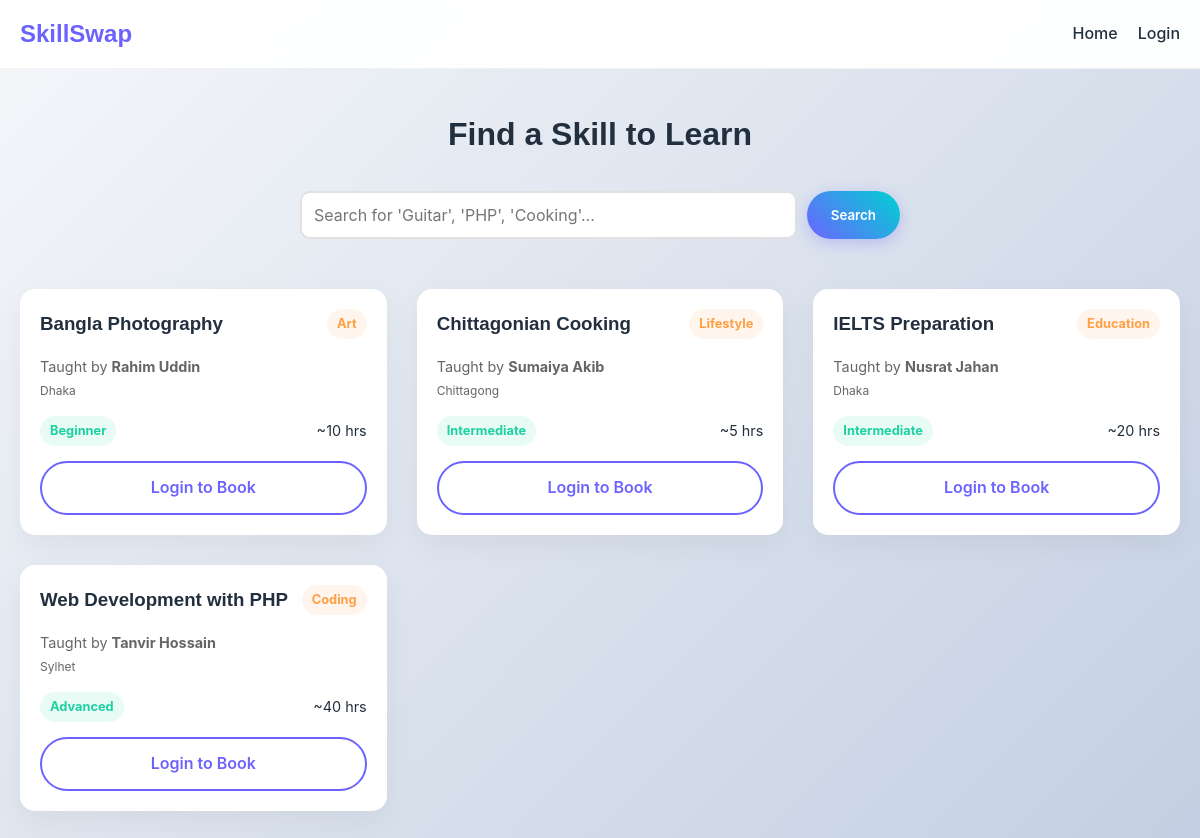
/skillswap/skills.php, run on the app's committed database.
### tables this page shows
CREATE TABLE teaches (
    teacher_id INT,
    skill_id INT,
    proficiency_level VARCHAR(100),

    PRIMARY KEY (teacher_id, skill_id),

    FOREIGN KEY (teacher_id) REFERENCES teacher(teacher_id)
        ON DELETE CASCADE,
    FOREIGN KEY (skill_id) REFERENCES skill(skill_id)
        ON DELETE CASCADE
);

CREATE TABLE skill (
    skill_id INT AUTO_INCREMENT PRIMARY KEY,
    title VARCHAR(200) NOT NULL,
    category VARCHAR(100),
    difficulty_level VARCHAR(50),
    difficulty_notes VARCHAR(255),
    est_learning_time INT,
    is_verified BOOLEAN DEFAULT FALSE
);

CREATE TABLE user (
    user_id INT AUTO_INCREMENT PRIMARY KEY,
    
    first_name VARCHAR(50),
    last_name VARCHAR(50),
    email VARCHAR(120) UNIQUE NOT NULL,
    password VARCHAR(100) NOT NULL,
    role ENUM('admin','user') DEFAULT 'user',
    preferred_language VARCHAR(50),
    city VARCHAR(80),
    country VARCHAR(80),

    skillpoints INT DEFAULT 0
);

### skillswap/skills.php (the view, shortened to what this page needs)
<?php
include 'includes/db.php';
$where = "WHERE 1";
$user_city = "";
$sql = "SELECT t.*, u.first_name, u.last_name, u.city, s.title, s.category, s.difficulty_level, s.est_learning_time,
        (CASE WHEN u.city = '$user_city' AND '$user_city' != '' THEN 1 ELSE 0 END) as is_nearby
        FROM teaches t
        JOIN user u ON t.teacher_id = u.user_id
        JOIN skill s ON t.skill_id = s.skill_id
        $where
        ORDER BY is_nearby DESC, s.title ASC";
$result = $conn->query($sql);
?>
<!DOCTYPE html>
<html lang="en">
<head>
    <link rel="stylesheet" href="css/style.css">
</head>
<body>
<header>
    <div class="container">
        <nav>
            <a href="index.php" class="logo">SkillSwap</a>
            <div class="nav-links">
                <a href="index.php">Home</a>
                <?php if(isset($_SESSION['user_id'])): ?>
                    <a href="dashboard.php">Dashboard</a>
                    <a href="logout.php" class="btn btn-outline">Logout</a>
                <?php else: ?>
                    <a href="login.php">Login</a>
                <?php endif; ?>
            </div>
        </nav>
    </div>
</header>
<div class="container" style="padding: 40px 20px;">
    <h1 style="text-align: center; margin-bottom: 30px;">Find a Skill to Learn</h1>
    <form action="" method="GET" style="max-width: 600px; margin: 0 auto 50px; display: flex; gap: 10px;">
        <input type="text" name="search" placeholder="Search for 'Guitar', 'PHP', 'Cooking'..." value="<?php echo isset($_GET['search']) ? htmlspecialchars($_GET['search']) : ''; ?>">
        <button type="submit" class="btn btn-primary">Search</button>
    </form>
    <div class="grid-3">
        <?php if($result->num_rows > 0): ?>
            <?php while($row = $result->fetch_assoc()): ?>
                <div class="card">
                    <span class="badge badge-warning" style="float: right;"><?php echo $row['category']; ?></span>
                    <h3><?php echo $row['title']; ?></h3>
                    <p style="color: #666; font-size: 0.9rem; margin-bottom: 15px;">
                        Taught by <strong><?php echo $row['first_name'] . ' ' . $row['last_name']; ?></strong><br>
                        <small><?php echo $row['city']; ?>
                        </small>
                    </p>
                    <div style="display: flex; justify-content: space-between; align-items: center; margin-bottom: 15px;">
                        <span class="badge badge-success"><?php echo $row['difficulty_level']; ?></span>
                        <span style="font-size: 0.9rem;">~<?php echo $row['est_learning_time']; ?> hrs</span>
                    </div>
                    <?php if(isset($_SESSION['user_id']) && $_SESSION['user_id'] != $row['teacher_id']): ?>
                        <a href="book_session.php?teacher_id=<?php echo $row['teacher_id']; ?>&skill_id=<?php echo $row['skill_id']; ?>" class="btn btn-outline" style="width: 100%; text-align: center;">Request Session</a>
                    <?php elseif(!isset($_SESSION['user_id'])): ?>
                        <a href="login.php" class="btn btn-outline" style="width: 100%; text-align: center;">Login to Book</a>
                    <?php else: ?>
                         <button disabled class="btn btn-outline" style="width: 100%; border-color: #eee; color: #aaa;">Your Listing</button>
                    <?php endif; ?>
                </div>
            <?php endwhile; ?>
        <?php else: ?>
            <p style="grid-column: 1/-1; text-align: center;">No teaching offers found matching your criteria.</p>
        <?php endif; ?>
    </div>
</div>
</body>
</html>

### skillswap/css/style.css (style rules this page uses)
:root { --primary: #6C63FF; --primary-dark: #5a52d5; --secondary: #00D2D3; --accent: #FF9F43; --danger: #FF6B6B; --success: #1dd1a1; --dark: #222f3e; --light: #f8f9fa; --glass: rgba(255, 255, 255, 0.95); --glass-border: rgba(255, 255, 255, 0.2); --font-heading: 'Poppins', sans-serif; --font-body: 'Inter', sans-serif; }
* { margin: 0; padding: 0; box-sizing: border-box; font-family: var(--font-body); }
body { background: linear-gradient(135deg, #f5f7fa 0%, #c3cfe2 100%); color: var(--dark); line-height: 1.6; min-height: 100vh; }
h1, h2, h3, h4, h5, h6 { font-family: var(--font-heading); color: var(--dark); margin-bottom: 1rem; }
a { text-decoration: none; color: var(--primary); transition: all 0.3s ease; }
.container { max-width: 1200px; margin: 0 auto; padding: 0 20px; }
.btn { display: inline-block; padding: 12px 24px; border-radius: 50px; font-weight: 600; cursor: pointer; border: none; transition: transform 0.2s, box-shadow 0.2s; }
.btn-primary { background: linear-gradient(45deg, var(--primary), var(--secondary)); color: white; box-shadow: 0 4px 15px rgba(108, 99, 255, 0.3); }
.btn-outline { background: transparent; border: 2px solid var(--primary); color: var(--primary); }
.card { background: white; border-radius: 15px; padding: 20px; box-shadow: 0 10px 30px rgba(0,0,0,0.05); transition: transform 0.3s; }
.badge { padding: 5px 10px; border-radius: 20px; font-size: 0.8rem; font-weight: bold; }
.badge-success { background: rgba(29, 209, 161, 0.1); color: var(--success); }
.badge-warning { background: rgba(255, 159, 67, 0.1); color: var(--accent); }
header { background: var(--glass); backdrop-filter: blur(10px); position: sticky; top: 0; z-index: 1000; border-bottom: 1px solid rgba(0,0,0,0.05); padding: 15px 0; }
nav { display: flex; justify-content: space-between; align-items: center; }
.logo { font-size: 1.5rem; font-weight: 800; color: var(--primary); font-family: var(--font-heading); }
.nav-links { display: flex; gap: 20px; }
.nav-links a { color: var(--dark); font-weight: 500; }
input, select, textarea { width: 100%; padding: 12px; border: 2px solid #e1e1e1; border-radius: 10px; font-size: 1rem; transition: border-color 0.3s; }
.grid-3 { display: grid; grid-template-columns: repeat(3, 1fr); gap: 30px; }

### data on the page
teaches: skill.category "Art", skill.title "Bangla Photography", user.first_name "Rahim", user.last_name "Uddin", user.city "Dhaka", skill.difficulty_level "Beginner", skill.est_learning_time "10"
teaches: skill.category "Lifestyle", skill.title "Chittagonian Cooking", user.first_name "Sumaiya", user.last_name "Akib", user.city "Chittagong", skill.difficulty_level "Intermediate", skill.est_learning_time "5"
teaches: skill.category "Education", skill.title "IELTS Preparation", user.first_name "Nusrat", user.last_name "Jahan", user.city "Dhaka", skill.difficulty_level "Intermediate", skill.est_learning_time "20"
teaches: skill.category "Coding", skill.title "Web Development with PHP", user.first_name "Tanvir", user.last_name "Hossain", user.city "Sylhet", skill.difficulty_level "Advanced", skill.est_learning_time "40"
